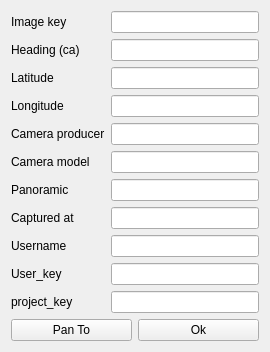
<?xml version="1.0" encoding="UTF-8"?>
<ui version="4.0">
 <class>Form</class>
 <widget class="QWidget" name="Form">
  <property name="geometry">
   <rect>
    <x>0</x>
    <y>0</y>
    <width>270</width>
    <height>337</height>
   </rect>
  </property>
  <property name="windowTitle">
   <string>Form</string>
  </property>
  <layout class="QVBoxLayout" name="verticalLayout">
   <item>
    <layout class="QFormLayout" name="formLayout">
     <property name="fieldGrowthPolicy">
      <enum>QFormLayout::AllNonFixedFieldsGrow</enum>
     </property>
     <item row="0" column="0">
      <widget class="QLabel" name="label_key">
       <property name="text">
        <string>Image key</string>
       </property>
      </widget>
     </item>
     <item row="0" column="1">
      <widget class="QLineEdit" name="field_key">
       <property name="readOnly">
        <bool>true</bool>
       </property>
      </widget>
     </item>
     <item row="1" column="0">
      <widget class="QLabel" name="label_ca">
       <property name="text">
        <string>Heading (ca)</string>
       </property>
      </widget>
     </item>
     <item row="1" column="1">
      <widget class="QLineEdit" name="field_ca">
       <property name="readOnly">
        <bool>true</bool>
       </property>
      </widget>
     </item>
     <item row="2" column="0">
      <widget class="QLabel" name="label_latitude">
       <property name="text">
        <string>Latitude</string>
       </property>
      </widget>
     </item>
     <item row="2" column="1">
      <widget class="QLineEdit" name="field_latitude"/>
     </item>
     <item row="3" column="0">
      <widget class="QLabel" name="label_longitude">
       <property name="text">
        <string>Longitude</string>
       </property>
      </widget>
     </item>
     <item row="3" column="1">
      <widget class="QLineEdit" name="field_longitude"/>
     </item>
     <item row="4" column="0">
      <widget class="QLabel" name="label_camera_make">
       <property name="text">
        <string>Camera producer</string>
       </property>
      </widget>
     </item>
     <item row="4" column="1">
      <widget class="QLineEdit" name="field_camera_make">
       <property name="readOnly">
        <bool>true</bool>
       </property>
      </widget>
     </item>
     <item row="5" column="0">
      <widget class="QLabel" name="label_camera_model">
       <property name="text">
        <string>Camera model</string>
       </property>
      </widget>
     </item>
     <item row="5" column="1">
      <widget class="QLineEdit" name="field_camera_model">
       <property name="readOnly">
        <bool>true</bool>
       </property>
      </widget>
     </item>
     <item row="6" column="0">
      <widget class="QLabel" name="label_pano">
       <property name="text">
        <string>Panoramic</string>
       </property>
      </widget>
     </item>
     <item row="6" column="1">
      <widget class="QLineEdit" name="field_pano">
       <property name="readOnly">
        <bool>true</bool>
       </property>
      </widget>
     </item>
     <item row="7" column="0">
      <widget class="QLabel" name="label_captured_at">
       <property name="text">
        <string>Captured at</string>
       </property>
      </widget>
     </item>
     <item row="7" column="1">
      <widget class="QLineEdit" name="field_captured_at">
       <property name="readOnly">
        <bool>true</bool>
       </property>
      </widget>
     </item>
     <item row="8" column="0">
      <widget class="QLabel" name="label_username">
       <property name="text">
        <string>Username</string>
       </property>
      </widget>
     </item>
     <item row="9" column="0">
      <widget class="QLabel" name="label_user_key">
       <property name="text">
        <string>User_key</string>
       </property>
      </widget>
     </item>
     <item row="9" column="1">
      <widget class="QLineEdit" name="field_user_key">
       <property name="readOnly">
        <bool>true</bool>
       </property>
      </widget>
     </item>
     <item row="10" column="0">
      <widget class="QLabel" name="label_project_key">
       <property name="text">
        <string>project_key</string>
       </property>
      </widget>
     </item>
     <item row="10" column="1">
      <widget class="QLineEdit" name="field_project_key">
       <property name="readOnly">
        <bool>true</bool>
       </property>
      </widget>
     </item>
     <item row="8" column="1">
      <widget class="QLineEdit" name="field_username">
       <property name="readOnly">
        <bool>true</bool>
       </property>
      </widget>
     </item>
    </layout>
   </item>
   <item>
    <layout class="QHBoxLayout" name="horizontalLayout">
     <item>
      <widget class="QPushButton" name="panToButton">
       <property name="text">
        <string>Pan To</string>
       </property>
      </widget>
     </item>
     <item>
      <widget class="QPushButton" name="okButton">
       <property name="text">
        <string>Ok</string>
       </property>
      </widget>
     </item>
    </layout>
   </item>
   <item>
    <spacer name="verticalSpacer">
     <property name="orientation">
      <enum>Qt::Vertical</enum>
     </property>
     <property name="sizeHint" stdset="0">
      <size>
       <width>20</width>
       <height>40</height>
      </size>
     </property>
    </spacer>
   </item>
  </layout>
 </widget>
 <resources/>
 <connections/>
</ui>
